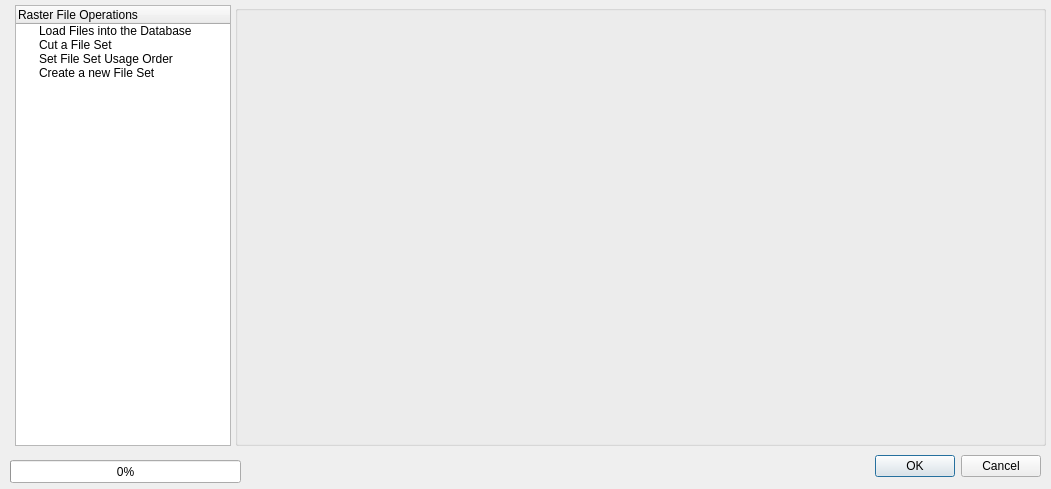
<ui version="4.0" >
 <class>LoadRasterFiles</class>
 <widget class="QDialog" name="LoadRasterFiles" >
  <property name="windowModality" >
   <enum>Qt::NonModal</enum>
  </property>
  <property name="geometry" >
   <rect>
    <x>0</x>
    <y>0</y>
    <width>1051</width>
    <height>489</height>
   </rect>
  </property>
  <property name="windowTitle" >
   <string>Load Raster Files</string>
  </property>
  <property name="windowIcon" >
   <iconset resource="../../DataBase/application.qrc" >:/images/logo_icon.png</iconset>
  </property>
  <widget class="QDialogButtonBox" name="buttonBox" >
   <property name="geometry" >
    <rect>
     <x>700</x>
     <y>450</y>
     <width>341</width>
     <height>32</height>
    </rect>
   </property>
   <property name="orientation" >
    <enum>Qt::Horizontal</enum>
   </property>
   <property name="standardButtons" >
    <set>QDialogButtonBox::Cancel|QDialogButtonBox::NoButton|QDialogButtonBox::Ok</set>
   </property>
  </widget>
  <widget class="QLabel" name="labelFeedback" >
   <property name="geometry" >
    <rect>
     <x>250</x>
     <y>410</y>
     <width>471</width>
     <height>18</height>
    </rect>
   </property>
   <property name="text" >
    <string/>
   </property>
  </widget>
  <widget class="QProgressBar" name="progressBar" >
   <property name="geometry" >
    <rect>
     <x>10</x>
     <y>460</y>
     <width>231</width>
     <height>23</height>
    </rect>
   </property>
   <property name="value" >
    <number>0</number>
   </property>
  </widget>
  <widget class="QTreeWidget" name="treeWidget" >
   <property name="geometry" >
    <rect>
     <x>15</x>
     <y>5</y>
     <width>216</width>
     <height>441</height>
    </rect>
   </property>
   <column>
    <property name="text" >
     <string>Raster File Operations</string>
    </property>
   </column>
   <item>
    <property name="text" >
     <string>Load Files into the Database</string>
    </property>
    <property name="icon" >
     <iconset resource="../../DataBase/application.qrc" >:/images/add.png</iconset>
    </property>
   </item>
   <item>
    <property name="text" >
     <string>Cut a File Set</string>
    </property>
    <property name="icon" >
     <iconset resource="../../DataBase/application.qrc" >:/images/cut.png</iconset>
    </property>
   </item>
   <item>
    <property name="text" >
     <string>Set File Set Usage Order</string>
    </property>
    <property name="icon" >
     <iconset resource="../../DataBase/application.qrc" >:/images/dbgrun.png</iconset>
    </property>
   </item>
   <item>
    <property name="text" >
     <string>Create a new File Set</string>
    </property>
    <property name="icon" >
     <iconset resource="../../DataBase/application.qrc" >:/images/new.png</iconset>
    </property>
   </item>
  </widget>
  <widget class="QGroupBox" name="widgetContainer" >
   <property name="geometry" >
    <rect>
     <x>235</x>
     <y>5</y>
     <width>811</width>
     <height>441</height>
    </rect>
   </property>
   <property name="title" >
    <string/>
   </property>
  </widget>
 </widget>
 <resources>
  <include location="../../../../qrap/DataBase/application.qrc" />
  <include location="../../DataBase/application.qrc" />
 </resources>
 <connections>
  <connection>
   <sender>buttonBox</sender>
   <signal>accepted()</signal>
   <receiver>LoadRasterFiles</receiver>
   <slot>accept()</slot>
   <hints>
    <hint type="sourcelabel" >
     <x>248</x>
     <y>254</y>
    </hint>
    <hint type="destinationlabel" >
     <x>157</x>
     <y>274</y>
    </hint>
   </hints>
  </connection>
  <connection>
   <sender>buttonBox</sender>
   <signal>rejected()</signal>
   <receiver>LoadRasterFiles</receiver>
   <slot>reject()</slot>
   <hints>
    <hint type="sourcelabel" >
     <x>316</x>
     <y>260</y>
    </hint>
    <hint type="destinationlabel" >
     <x>286</x>
     <y>274</y>
    </hint>
   </hints>
  </connection>
 </connections>
</ui>
